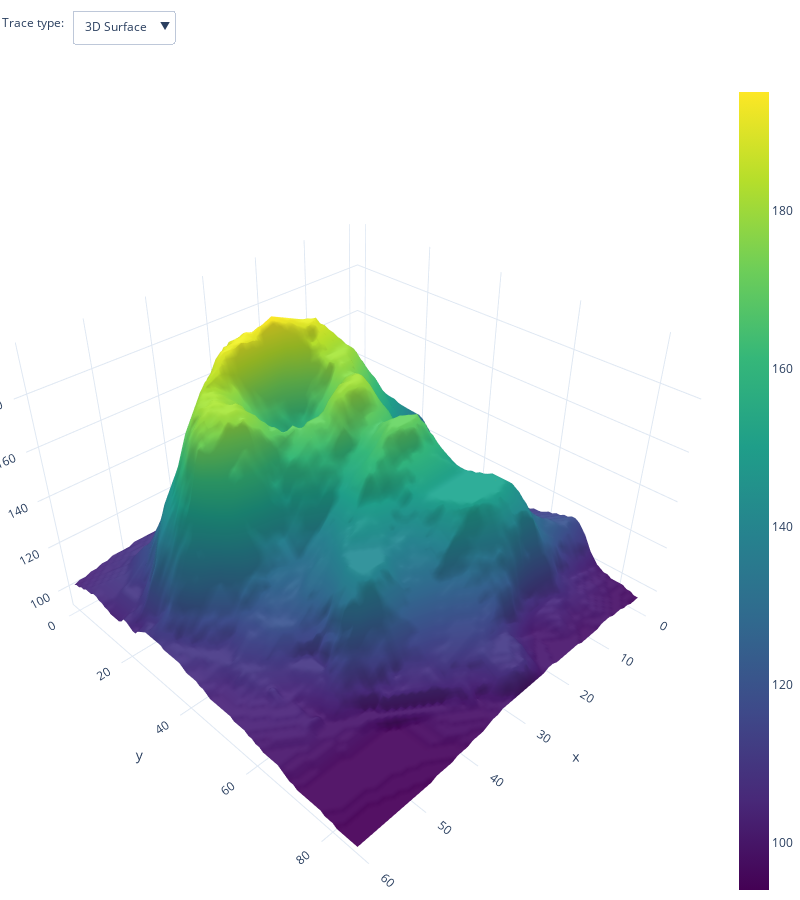

Notebook code for this chart:
### Markdown cell above
[Plotly Dropdown](https://plotly.com/python/dropdowns/)

### Code cell
import plotly.graph_objects as go

import pandas as pd

# load dataset
df = pd.read_csv("https://raw.githubusercontent.com/plotly/datasets/master/volcano.csv")

# create figure
fig = go.Figure()

# Add surface trace
fig.add_trace(go.Surface(z=df.values.tolist(), colorscale="Viridis"))

# Update plot sizing
fig.update_layout(
    width=800,
    height=900,
    autosize=False,
    margin=dict(t=0, b=0, l=0, r=0),
    template="plotly_white",
)

# Update 3D scene options
fig.update_scenes(
    aspectratio=dict(x=1, y=1, z=0.7),
    aspectmode="manual"
)

# Add dropdown
fig.update_layout(
    updatemenus=[
        dict(
            buttons=list([
                dict(
                    args=["type", "surface"],
                    label="3D Surface",
                    method="restyle"
                ),
                dict(
                    args=["type", "heatmap"],
                    label="Heatmap",
                    method="restyle"
                )
            ]),
            direction="down",
            pad={"r": 10, "t": 10},
            showactive=True,
            x=0.1,
            xanchor="left",
            y=1.1,
            yanchor="top"
        ),
    ]
)

# Add annotation
fig.update_layout(
    annotations=[
        dict(text="Trace type:", showarrow=False,
        x=0, y=1.085, yref="paper", align="left")
    ]
)

fig.show()

### Figure 1 — Plotly figure (JSON) as saved in the notebook; plotly's stock layout.template omitted (floating-point values rounded to 4 significant figures; data arrays with more than 128 entries replaced by an {"elided": "..."} marker saying what was removed)
{"data": [{"colorscale": [[0, "#440154"], [0.1111, "#482878"], [0.2222, "#3e4989"], [0.3333, "#31688e"], [0.4444, "#26828e"], [0.5556, "#1f9e89"], [0.6667, "#35b779"], [0.7778, "#6ece58"], [0.8889, "#b5de2b"], [1, "#fde725"]], "type": "surface", "z": {"elided": "87x61 int values"}}], "layout": {"annotations": [{"align": "left", "showarrow": false, "text": "Trace type:", "x": 0, "y": 1.085, "yref": "paper"}], "autosize": false, "height": 900, "margin": {"b": 0, "l": 0, "r": 0, "t": 0}, "scene": {"aspectmode": "manual", "aspectratio": {"x": 1, "y": 1, "z": 0.7}}, "updatemenus": [{"buttons": [{"args": ["type", "surface"], "label": "3D Surface", "method": "restyle"}, {"args": ["type", "heatmap"], "label": "Heatmap", "method": "restyle"}], "direction": "down", "pad": {"r": 10, "t": 10}, "showactive": true, "x": 0.1, "xanchor": "left", "y": 1.1, "yanchor": "top"}], "width": 800}}
